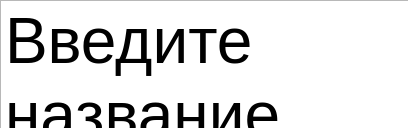
<?xml version="1.0" encoding="UTF-8"?>
<ui version="4.0">
 <class>Form</class>
 <widget class="QWidget" name="Form">
  <property name="geometry">
   <rect>
    <x>0</x>
    <y>0</y>
    <width>408</width>
    <height>128</height>
   </rect>
  </property>
  <property name="windowTitle">
   <string>Form</string>
  </property>
  <widget class="QTextBrowser" name="textBrowser">
   <property name="geometry">
    <rect>
     <x>0</x>
     <y>0</y>
     <width>441</width>
     <height>171</height>
    </rect>
   </property>
   <property name="html">
    <string>&lt;!DOCTYPE HTML PUBLIC &quot;-//W3C//DTD HTML 4.0//EN&quot; &quot;http://www.w3.org/TR/REC-html40/strict.dtd&quot;&gt;
&lt;html&gt;&lt;head&gt;&lt;meta name=&quot;qrichtext&quot; content=&quot;1&quot; /&gt;&lt;style type=&quot;text/css&quot;&gt;
p, li { white-space: pre-wrap; }
&lt;/style&gt;&lt;/head&gt;&lt;body style=&quot; font-family:'.AppleSystemUIFont'; font-size:13pt; font-weight:400; font-style:normal;&quot;&gt;
&lt;p style=&quot; margin-top:0px; margin-bottom:0px; margin-left:0px; margin-right:0px; -qt-block-indent:0; text-indent:0px;&quot;&gt;&lt;span style=&quot; font-size:48pt;&quot;&gt;Введите название переменной&lt;/span&gt;&lt;/p&gt;&lt;/body&gt;&lt;/html&gt;</string>
   </property>
  </widget>
 </widget>
 <resources/>
 <connections/>
</ui>
